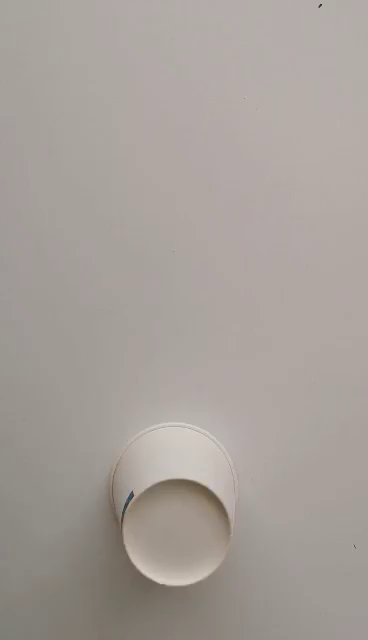
#> input picture Projekt 1/lidtDårligVideo/ezgif-frame-001.png, 368 x 640 px; its folder holds only this picture in this run
$ python part2.py
#> lines starting #> are read from the running program, lines starting #| are printed output that depends on the picture
import os
import matplotlib.pyplot as plt
import numpy as np
from scipy import ndimage
from skimage import io
from skimage import color


def create_V(dir_path):
#> called with dir_path = 'lidtDårligVideo'
    img_paths = os.listdir(dir_path)
    img_paths.sort()

    imgs = []
    for img_path in img_paths:
        img = io.imread(os.path.join(dir_path, img_path))
#> img is the input picture: shape (640, 368, 3); mean R, G, B 166.4, 159, 154.2
        img_gray = color.rgb2gray(img)
        imgs.append(img_gray)

    V = np.stack(imgs, axis=2)

    return V


def plot_V(V):
    fig, ax = plt.subplots()
    for i in range(V.shape[-1]):
        ax.clear()
        ax.imshow(V[:,:,i], cmap = "gray")
        plt.pause(0.01)


def gaussian_gradient_filter(V, dim, sd, factor):
#> called with dim = 0, sd = 2, factor = 6
    x = np.arange(-factor * sd // 2, factor * sd // 2 + 1)

    G = 1 / (np.sqrt(2 * np.pi * sd**2)) * np.exp(- x**2 / (2 * sd**2))
    dG = -np.sqrt(2) * x * np.exp(-x**2 / (2 * sd**2))/(2 * np.sqrt(np.pi * sd**2) * sd**2)

    dV = V
    for i in range(3):
        if(i == dim):
            dV = ndimage.convolve1d(dV, dG, i)
        else:
            dV = ndimage.convolve1d(dV, G, i)
#> this loop made 3 passes
#> pass 1, in gaussian_gradient_filter, `dV = ndimage.convolve1d(dV, dG, i)`:
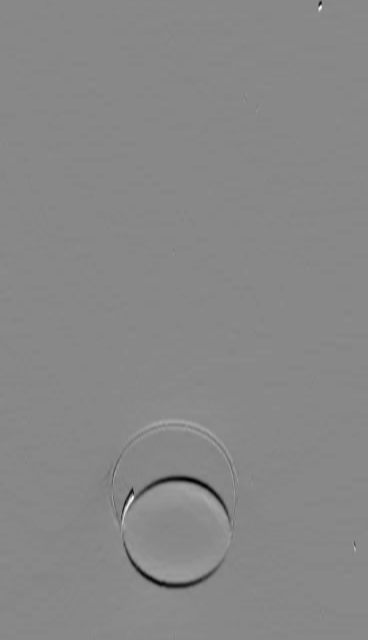
#> dV: shape (640, 368, 1) float64; min -0.0786, max 0.0684, mean -0.000233; drawn with min black and max white
#> pass 2, in gaussian_gradient_filter, `dV = ndimage.convolve1d(dV, G, i)`:
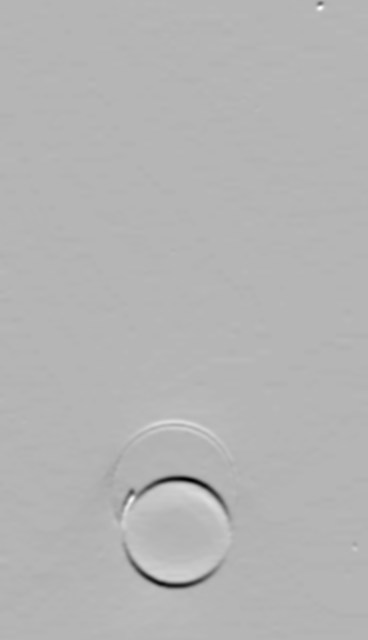
#> dV: shape (640, 368, 1) float64; min -0.0759, max 0.0308, mean -0.000232; drawn with min black and max white

    return dV


def gradient_V(V):
    # [7 lines of commented-out code are left out]

    sd = 2
    factor = 6
    Vx = gaussian_gradient_filter(V, 0, sd, factor)
    Vy = gaussian_gradient_filter(V, 1, sd, factor)
#> the loop in gaussian_gradient_filter (call 2), `for i in range(3):` made 3 passes
#> pass 2, in gaussian_gradient_filter (call 2), `dV = ndimage.convolve1d(dV, dG, i)`:
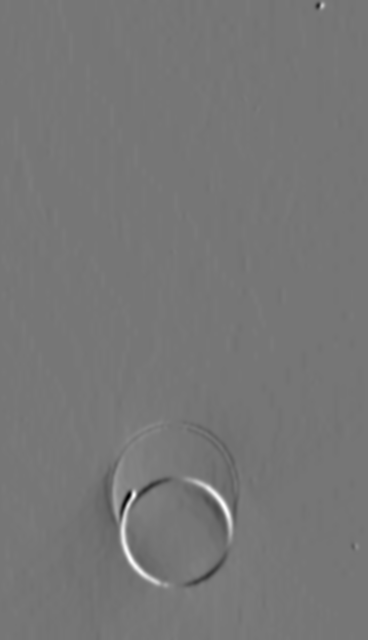
#> dV: shape (640, 368, 1) float64; min -0.0471, max 0.0545, mean 0.000179; drawn with min black and max white
    Vt = gaussian_gradient_filter(V, 2, sd, factor)

    return (Vx, Vy, Vt)


def lucas_kanade_solution(Vx_region, Vy_region, Vt_region):
    A = np.transpose(np.vstack((Vx_region.flatten(), Vy_region.flatten())))
    b = -Vt_region.flatten()

    x, y = np.linalg.lstsq(A, b, rcond=None)[0]
    return (x, y)


def displacement_vectors_frame(Vx, Vy, Vt, V_shape, pt, radius):
    N = 2*radius + 1

    xs = []
    ys = []
    pxs = []
    pys = []

    for px in range(radius+1, V_shape[0], N):
        for py in range(radius+1, V_shape[1], N):
            p_indicies = (slice(px-radius, px+radius+1), slice(py-radius, py+radius+1), pt)
            x, y = lucas_kanade_solution(Vx[p_indicies], Vy[p_indicies], Vt[p_indicies])

            xs.append(x)
            ys.append(y)
            pxs.append(px)
            pys.append(py)

    return (pxs, pys, xs, ys)


def plot_V_wtih_optical_flow(V, radius):
    Vx, Vy, Vt = gradient_V(V)

    fig, ax = plt.subplots()
    for pt in range(0, V.shape[2]):
        pxs, pys, xs, ys = displacement_vectors_frame(Vx, Vy, Vt, V.shape, pt, radius)

        ax.clear()
        ax.imshow(V[:,:,pt], cmap = "gray")
        ax.quiver(pys, pxs, ys, [-x for x in xs])
        plt.pause(0.1)
#> this loop made 1 pass
#> pass 1, in plot_V_wtih_optical_flow, `plt.pause(0.1)`:
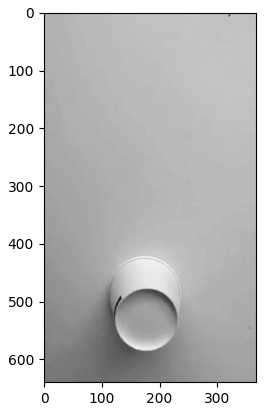
#> figure drawn by matplotlib, 1 panel


V = create_V("lidtDårligVideo")
radius = 10
plot_V_wtih_optical_flow(V, radius)
